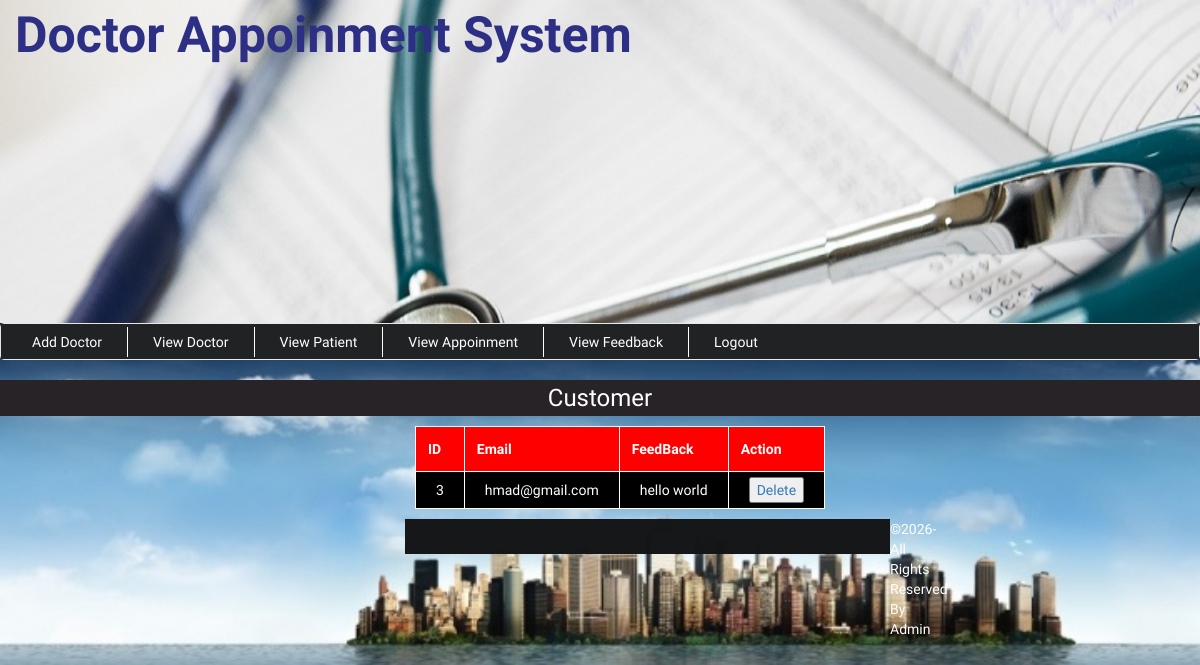
/admin/viewFeedback.php (signed in), run on the app's committed database.
### tables this page shows
CREATE TABLE `feedback` (
  `id` int(11) NOT NULL,
  `email` varchar(22) NOT NULL,
  `feedback` varchar(22) NOT NULL
);

### admin/viewFeedback.php (the view, shortened to what this page needs)
<?php include('header.php'); ?>
	<div class="dashboard" style="background-color:#fff;">
		<h3 class="text-center" style="background-color:#272327;color: #fff;padding: 5px;">Customer</h3>
	</div>
			<div class="all_user" style="margin-top:0px; margin-left: 40px;">
				<?php
					include('../config.php');
					$sql = " SELECT * FROM feedback";
					$result = mysqli_query($conn,$sql);
					$count = mysqli_num_rows($result);
					if($count>=1){
						echo "<table border='1' align='center' cellpadding='32'>
							<tr>
								<th>ID</th>
								<th>Email</th>
								<th>FeedBack</th>
								<th>Action</th>
							</tr>";
						while($row=mysqli_fetch_array($result)){
								echo "<tr>";
								echo "<td>".$row['id']."</td>";
								echo "<td>".$row['email']."</td>";
								echo "<td>".$row['feedback']."</td>";
								echo "<td><a href='deleteFeedback.php?s=".$row['id']."'><input type='button' Value='Delete'></a></td>";
								echo "</tr>";
						}
						echo "</table>";
					}
					else{
						print "<p align='center'>Sorry, No match found for your search result..!!!</p>";
					}
					?>
			</div>
 <?php include('footer.php'); ?>
	</div>
</body>
</html>

### admin/style.css (style rules this page uses)
body { font-family: 'El Messiri', sans-serif; background:url(../img/bg3.jpg) fixed no-repeat; background-size:cover; }
table { border-collapse: collapse; background-color: darkred; }
table,th,td { border: 1px solid #fff;width:;margin: 10px auto; }
th { background-color: red;color: white; padding:12px; }
td { padding: 5px 20px; text-align: center; color: white; background-color:black; }

### data on the page
feedback: id "3", email "hmad@gmail.com", feedback "hello world"
